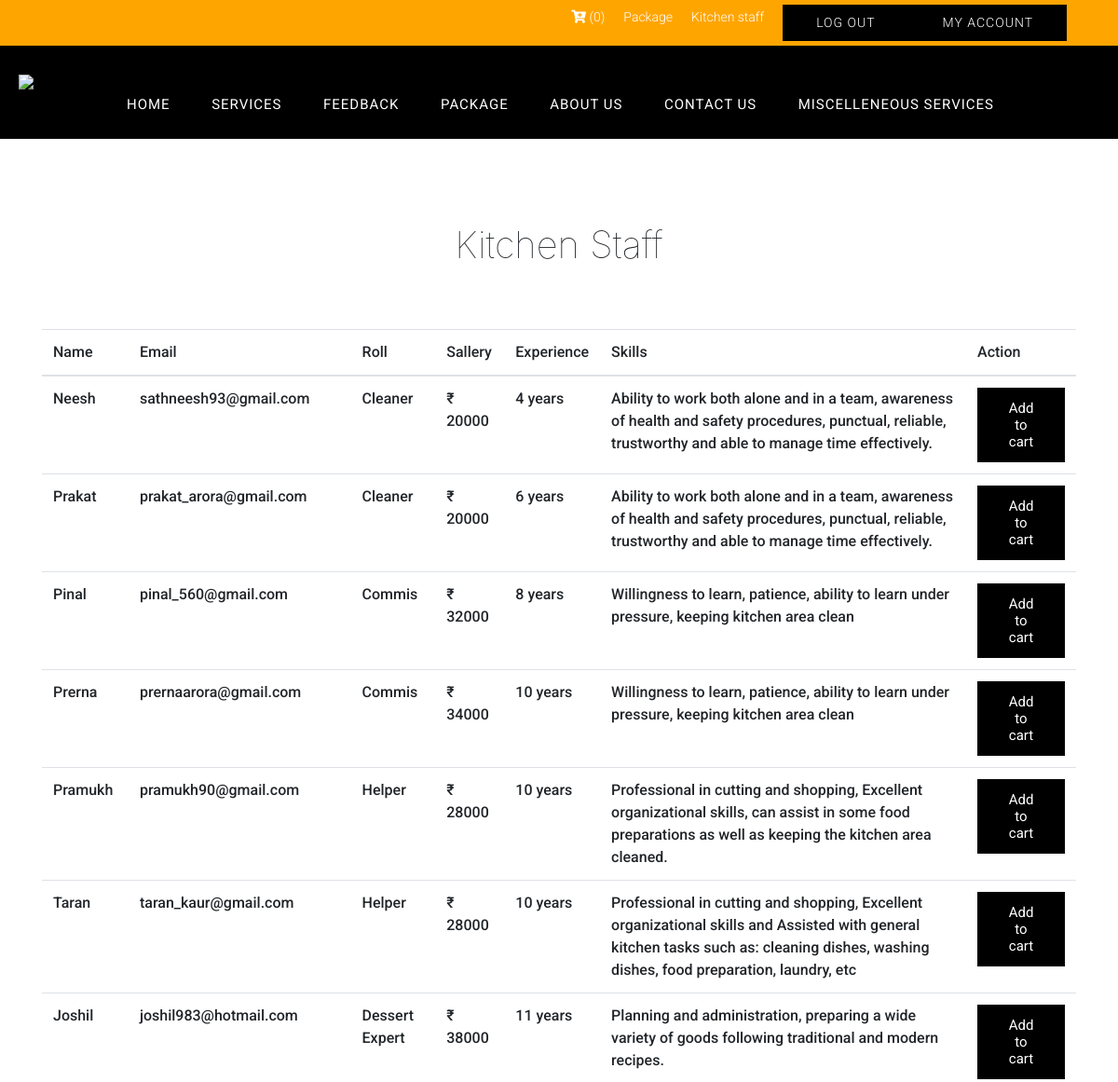
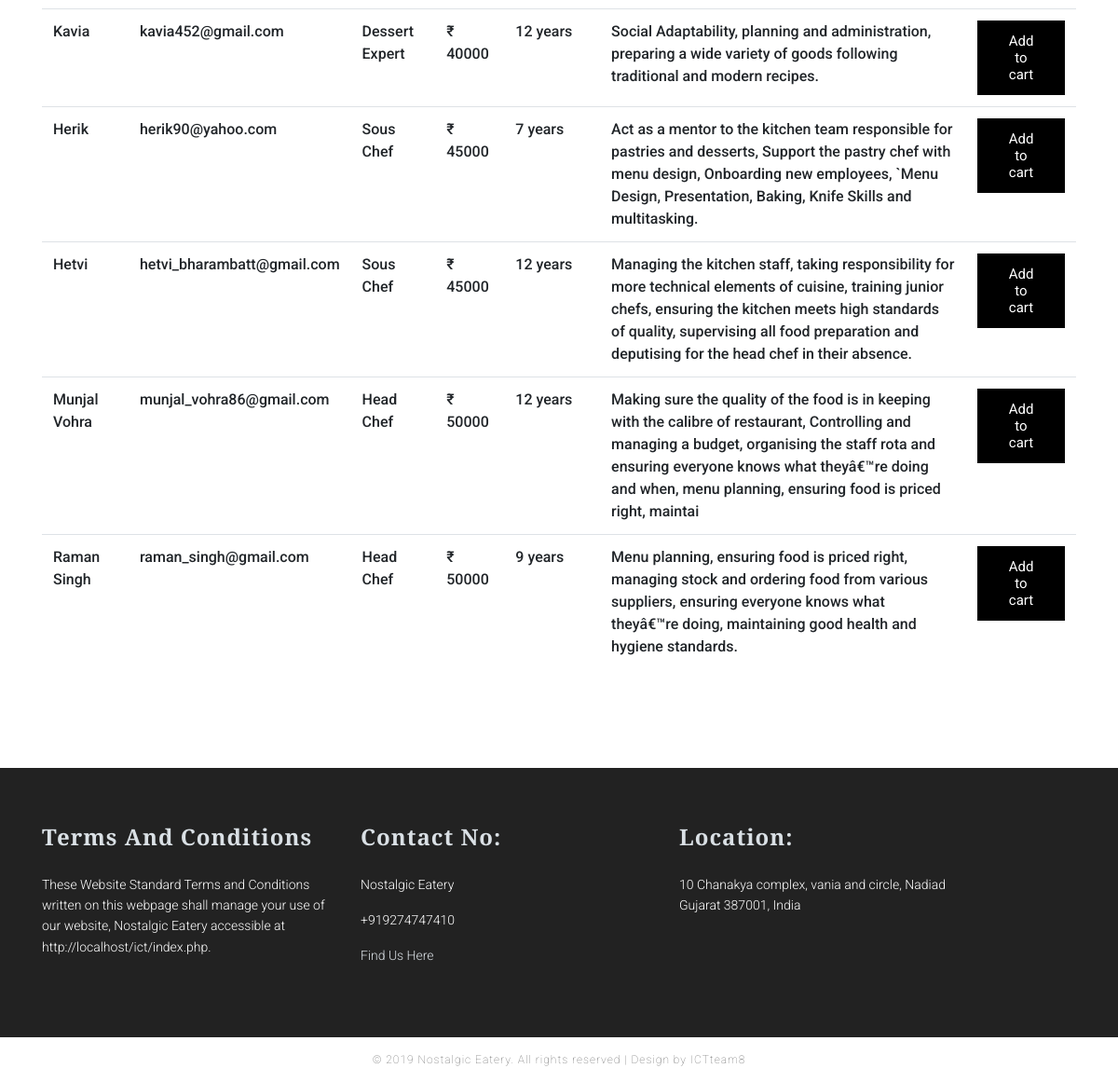
Screenshot of /show_kitchen_staff.php (signed in) with the database file from the repository (2 pictures, top to bottom).
### tables this page shows
CREATE TABLE `services` (
  `id` int(11) NOT NULL,
  `service_type_id` int(11) UNSIGNED DEFAULT NULL,
  `staff_name` varchar(255) DEFAULT NULL,
  `staff_email` varchar(255) DEFAULT NULL,
  `staff_role` varchar(255) DEFAULT NULL,
  `descriptions` longtext,
  `price` varchar(255) DEFAULT NULL,
  `created_at` datetime NOT NULL DEFAULT CURRENT_TIMESTAMP,
  `experience` varchar(255) DEFAULT NULL,
  `skills` varchar(255) DEFAULT NULL
);

### server.php (called while the page is built, shortened)
<?php
$servername = "localhost";
$username = "root";
$password = "";
$db = "ictatjcu_cons2";
$conn = mysqli_connect($servername, $username, $password, $db);
function print_kitchen_staff($id = null)
{
	global $conn;
	$table = "services";
	$query = "SELECT * FROM " . $table;
	$query .= " order by id DESC";
	$query = mysqli_query($conn, $query);
	return  mysqli_fetch_all($query, MYSQLI_ASSOC);
}
?>

### show_kitchen_staff.php (the view, shortened to what this page needs)
<?php include('server.php'); ?>
<!doctype html>
<html>
<head>
	<?php require_once 'include/header_css.php'; ?>
</head>
<body>
	<div id="wrapper">
		<?php include("include/nav.inc") ?>
		<div class="services">
			<div class="container">
				<div class="heading">
					<h1 class="section-title">Kitchen Staff</h1>
				</div>
				<div class="services-container">
					<table class="table" id="kitchen_stat">
						<thead>
							<tr>
								<th>Name</th>
								<th>Email</th>
								<th>Roll</th>
								<th>Sallery</th>
								<th>Experience</th>
								<th>Skills</th>
								<th>Action</th>
							</tr>
						</thead>
						<?php $kitchen_staff = print_kitchen_staff();
						foreach ($kitchen_staff as $staff) {
							?>
								<tr>
									<td><?php echo $staff['staff_name'] ?></td>
									<td><?php echo $staff['staff_email'] ?></td>
									<td><?php echo $staff['staff_role'] ?></td>
									<td>₹ <?php echo $staff['price'] ?></td>
									<td><?php echo $staff['experience'] ?></td>
									<td><?php echo $staff['skills'] ?></td>
									<td> <a href="<?php echo ADMIN_ACTION_URL;?>?action=buy_service&id=<?php echo $staff['id'] ?>" class="btn btn-primary">Add to cart</a> </td>
								</tr>
						<?php }
						?>
					</table>
				</div>
			</div>
		</div>
	</div>
<?php include("include/footer.inc") ?>
</body>
</html>

### style.css (style rules this page uses)
* { margin:0; padding:0; font-family: verdana; scroll-behavior:smooth; }
body { background:#fff;padding: 0px;margin: 0px; }
.btn { list-style: none; display: inline-block; float:right; }
#wrapper { width: 100%;float: left;margin-top: 0; }
.services { width: 100%;float: left;padding:90px 0px; }
.services-container { display:flex;flex-wrap:wrap;margin-top:3%;width: 100%;float: left; }
table { border-collapse:collapse; width:100%; margin-bottom:5%; }
td,th { text-align:center; padding:8px;font-family: "Roboto", sans-serif;font-weight: 500; width: 100%; float: left; }
td .btn { font-family: "Roboto", sans-serif;font-weight: 400;background-color: #000;border: 0px;font-size: 15px;color: #fff;padding: 13px 30px !important; border-radius: 0px;width: 100%;line-height: normal !important; }
.container { width: 1170px;margin: 0 auto; }
.heading { width: 100%;float: left;text-align: center;margin-bottom: 25px; }
body { font-family: $font-default; font-weight: 100; }
h1 { font-weight: 100; }
.btn { border-radius: 0px;background-color: #000;padding: 8px 35px; }
#kitchen_stat { float: left; width: 100%; }
#kitchen_stat th, td { width: auto; float: none; text-align: left; }
.table td, .table th { float: none; width: auto; text-align: left; }

### rows the page displays
services: staff_name "Neesh", staff_email "sathneesh93@gmail.com", staff_role "Cleaner", price "20000", experience "4 years", skills "Ability to work both alone and in a team, awareness of health and safety procedures, punctual, reliable, trustworthy and able to manage time effectively."
services: staff_name "Prakat", staff_email "prakat_arora@gmail.com", staff_role "Cleaner", price "20000", experience "6 years", skills "Ability to work both alone and in a team, awareness of health and safety procedures, punctual, reliable, trustworthy and able to manage time effectively."
services: staff_name "Pinal", staff_email "pinal_560@gmail.com", staff_role "Commis", price "32000", experience "8 years", skills "Willingness to learn, patience, ability to learn under pressure, keeping kitchen area clean"
services: staff_name "Prerna", staff_email "prernaarora@gmail.com", staff_role "Commis", price "34000", experience "10 years", skills "Willingness to learn, patience, ability to learn under pressure, keeping kitchen area clean"
services: staff_name "Pramukh", staff_email "pramukh90@gmail.com", staff_role "Helper", price "28000", experience "10 years", skills "Professional in cutting and shopping, Excellent organizational skills, can assist in some food preparations as well as keeping the kitchen area cleaned."
services: staff_name "Taran", staff_email "taran_kaur@gmail.com", staff_role "Helper", price "28000", experience "10 years", skills "Professional in cutting and shopping, Excellent organizational skills and Assisted with general kitchen tasks such as: cleaning dishes, washing dishes, food preparation, laundry, etc"
services: staff_name "Joshil", staff_email "joshil983@hotmail.com", staff_role "Dessert Expert", price "38000", experience "11 years", skills "Planning and administration, preparing a wide variety of goods following traditional and modern recipes."
services: staff_name "Kavia", staff_email "kavia452@gmail.com", staff_role "Dessert Expert", price "40000", experience "12 years", skills "Social Adaptability, planning and administration, preparing a wide variety of goods following traditional and modern recipes."
services: staff_name "Herik", staff_email "herik90@yahoo.com", staff_role "Sous Chef", price "45000", experience "7 years", skills "Act as a mentor to the kitchen team responsible for pastries and desserts, Support the pastry chef with menu design, Onboarding new employees, `Menu Design, Presentation, Baking, Knife Skills and multitasking."
services: staff_name "Hetvi", staff_email "hetvi_bharambatt@gmail.com", staff_role "Sous Chef", price "45000", experience "12 years", skills "Managing the kitchen staff, taking responsibility for more technical elements of cuisine, training junior chefs, ensuring the kitchen meets high standards of quality, supervising all food preparation and deputising for the head chef in their absence."
services: staff_name "Munjal Vohra", staff_email "munjal_vohra86@gmail.com", staff_role "Head Chef", price "50000", experience "12 years", skills "Making sure the quality of the food is in keeping with the calibre of restaurant, Controlling and managing a budget, organising the staff rota and ensuring everyone knows what theyâ€™re doing and when, menu planning, ensuring food is priced right, maintai"
services: staff_name "Raman Singh", staff_email "raman_singh@gmail.com", staff_role "Head Chef", price "50000", experience "9 years", skills "Menu planning, ensuring food is priced right, managing stock and ordering food from various suppliers, ensuring everyone knows what theyâ€™re doing, maintaining good health and hygiene standards."

### other values shown
$cart_count "0"
